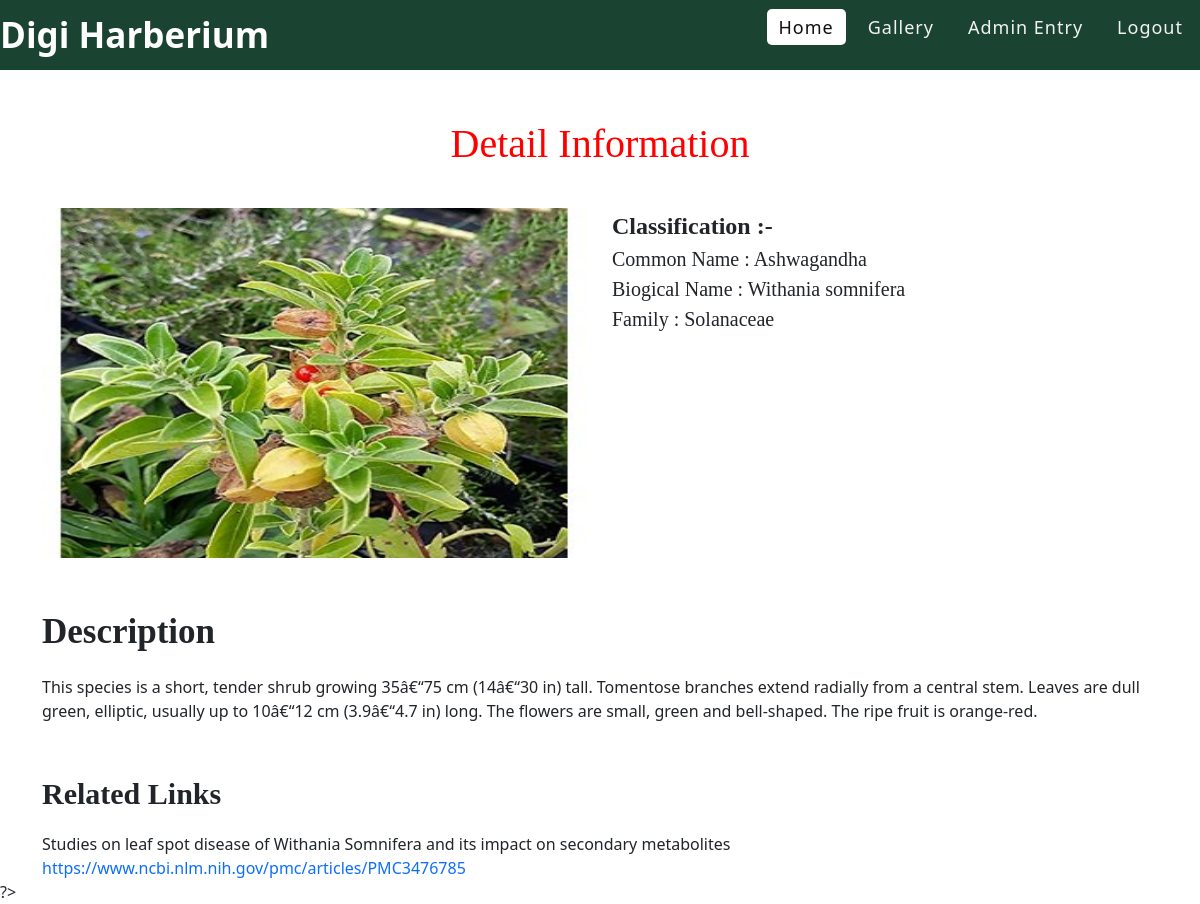
/Admin/InfoDetails.php?Slno=1 (signed in), run on the app's committed database.
### tables this page shows
CREATE TABLE IF NOT EXISTS `herbariumcontect` (
  `slno` int(10) NOT NULL AUTO_INCREMENT,
  `udate` date DEFAULT NULL,
  `cname` varchar(200) DEFAULT NULL,
  `sname` varchar(30) DEFAULT NULL,
  `kingdom` varchar(30) DEFAULT NULL,
  `description` varchar(5000) DEFAULT NULL,
  `img` varchar(100) DEFAULT NULL,
  `rlink` varchar(5000) DEFAULT NULL,
  PRIMARY KEY (`slno`)
);

### Admin/InfoDetails.php (the view, shortened to what this page needs)
        <?php
            if(isset($_GET['Slno'])){
                $slno = $_GET['Slno'];
            }else{
                header('Location : index.php');
            }
            include('../include/adminNavbar.php');
            echo"<br><br><br>";
            include('../include/database.php');
            echo"<h1 style='color: red; font-family: San-Serif' class='mt-5 mb-3 text-center'>Detail Information</h1>";
            echo "<br>";
            echo "<div class='container'>";
            echo "<section class='row'>";
            echo"<div class='col-md-6 col-sm-12'>";
                $sql = "select * from herbariumcontect where slno = '".$slno."'";
                if ($result = mysqli_query($con, $sql))
                    while ($row = mysqli_fetch_assoc($result)){
                        echo "<img style='border-radius: 10px; margin: auto; width: 100%; height: 350px' alt='Flora' src=".$row["img"].">";
                        echo "<br></div>";
                        echo"<div class='col-md-6 col-sm-12'>";
                        echo "<p style='margin : 0px; font-size: 20px; font-family: San-Serif'><b style='font-size : 1.5rem;'>Classification :- </b> <br>Common Name : ";
                        echo $row["cname"]. "</p>";
                        echo "<p style='margin : 0px; font-size: 20px; font-family: San-Serif'>Biogical Name : ";
                        echo $row["sname"]."</p>";
                        echo "<p style='font-size: 20px; font-family: San-Serif'>Family : ";
                        echo $row["kingdom"] ."</p>";
                        echo "<br>";
                        echo "</div></div><div class='container'>";
                        echo "<b><p style='font-size: 35px; font-family: San-Serif' class='mt-5'>Description</p></b>";
                        echo $row["description"];
                        echo "<b><p style='font-size: 30px; font-family: San-Serif'; class='mt-5' >Related Links</p></b>";
                        $linkText =  $row["rlink"];
                        $text = strip_tags($linkText);
                        $textLinks = preg_replace('@(https?://([-\w\.]+[-\w])+(:\d+)?(/([\w/_\.#-]*(\?\S+)?[^\.\s])?)?)@', '<a style="text-decoration:none;" href="$1" target="_blank" rel="nofollow">$1</a>', $text);
                        echo $textLinks;
                        echo "<br></div>";
                }
    ?>
        ?>
</body>
</html>

### css/navStyle.css (style rules this page uses)
* { margin: 0; padding: 0; }

### data on the page
herbariumcontect: img (picture), cname "Ashwagandha", sname "Withania somnifera", kingdom "Solanaceae", description "This species is a short, tender shrub growing 35â€“75 cm (14â€“30 in) tall. Tomentose branches extend radially from a central stem. Leaves are dull green, elliptic, usually up to 10â€“12 cm (3.9â€“4.7 in) long. The flowers are small, green and bell-shaped. The ripe fruit is orange-red.", rlink "Studies on leaf spot disease of Withania Somnifera and its impact on secondary metabolites https://www.ncbi.nlm.nih.gov/pmc/articles/PMC3476785"
